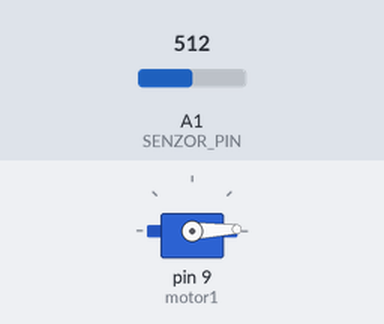
The sketch below on a simulated Arduino Uno, built with avr-gcc and run on an emulated ATmega328P. Shown: servo. The test bench sets the inputs (shaded band); at power-on: A1 (SENZOR_PIN) = 512. What the sketch prints to the serial monitor is not drawn.

Above: at 0.05 s.
At 1.75 s:
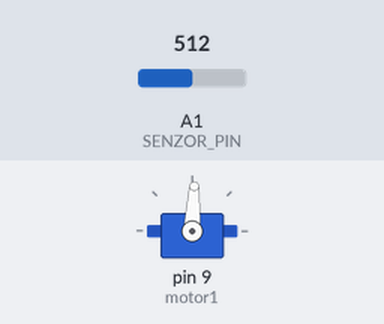
At 3.45 s:
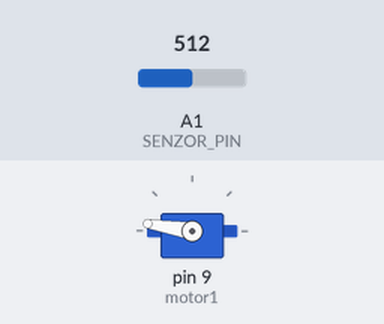
At 6.9 s:
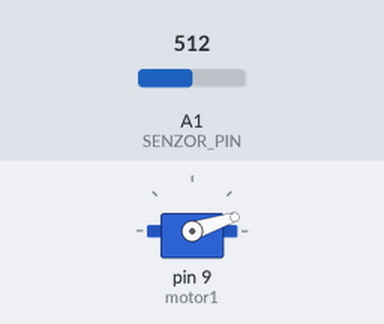
Timing chart, 0 to 10.1 s (numbered marks = the images above):
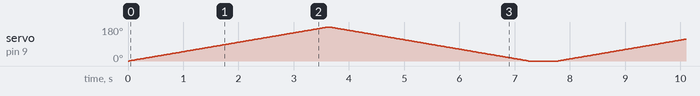

The sketch:

Lab1.ino
```cpp
#include<Servo.h>
Servo motor1;
int pozitie1 = 0;
const int SENZOR_PIN = A1; // pin analog1
const int RS = 228; // SI[ohm]
const int TENSIUNE_REF = 5;
float senzorValue;
float current;

void setup() {
  Serial.begin(9600);
  motor1.attach(9);
}

void loop() {
  senzorValue = analogRead(SENZOR_PIN);
  // servo-motor
  Serial.println("Begin...");
  for(pozitie1 = 0; pozitie1 <= 180; pozitie1 += 1) {
    motor1.write(pozitie1);
    delay(20);
  }
  for(pozitie1 = 180; pozitie1 >= 0; pozitie1 -= 1) {
    motor1.write(pozitie1);
    delay(20);
  }
  //  ref 5V reeval value
  senzorValue = (senzorValue * TENSIUNE_REF) / 1023;
  //  10 decimals
  Serial.print(senzorValue, 8);
  Serial.println("B");
  // From INA169 let RL = 10k
  // Is = (Vout x 1k) / (RS x RL)
  current = senzorValue / (10 * RS);
  // current val with 6 decimals in Amper
  Serial.print(current, 6);
  Serial.println(" A");
  delay(500);
}
```
